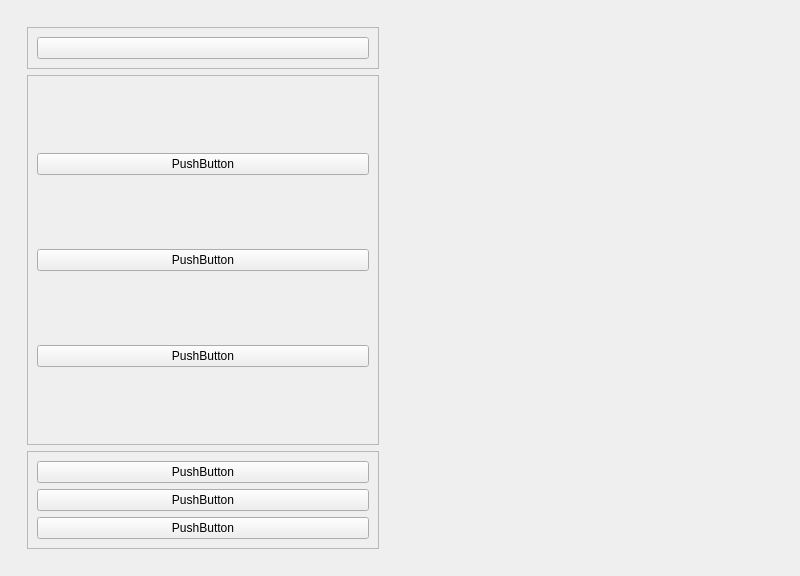
<?xml version="1.0" encoding="UTF-8"?>
<ui version="4.0">
 <class>MainWindow</class>
 <widget class="QMainWindow" name="MainWindow">
  <property name="geometry">
   <rect>
    <x>0</x>
    <y>0</y>
    <width>800</width>
    <height>576</height>
   </rect>
  </property>
  <property name="windowTitle">
   <string>MainWindow</string>
  </property>
  <widget class="QWidget" name="centralwidget">
   <layout class="QHBoxLayout" name="horizontalLayout">
    <item>
     <widget class="QWidget" name="leftMenuContainer" native="true">
      <layout class="QVBoxLayout" name="verticalLayout">
       <item>
        <widget class="QWidget" name="leftSubMenuContainer" native="true">
         <layout class="QVBoxLayout" name="verticalLayout_2">
          <item alignment="Qt::AlignTop">
           <widget class="QFrame" name="frame">
            <property name="frameShape">
             <enum>QFrame::StyledPanel</enum>
            </property>
            <property name="frameShadow">
             <enum>QFrame::Raised</enum>
            </property>
            <layout class="QVBoxLayout" name="verticalLayout_3">
             <item>
              <widget class="QPushButton" name="menuBtn">
               <property name="text">
                <string/>
               </property>
               <property name="icon">
                <iconset resource="resources.qrc">
                 <normaloff>:/icons/icons/align-justify.svg</normaloff>:/icons/icons/align-justify.svg</iconset>
               </property>
               <property name="iconSize">
                <size>
                 <width>24</width>
                 <height>24</height>
                </size>
               </property>
              </widget>
             </item>
            </layout>
           </widget>
          </item>
          <item>
           <widget class="QFrame" name="frame_2">
            <property name="sizePolicy">
             <sizepolicy hsizetype="Preferred" vsizetype="Expanding">
              <horstretch>0</horstretch>
              <verstretch>0</verstretch>
             </sizepolicy>
            </property>
            <property name="frameShape">
             <enum>QFrame::StyledPanel</enum>
            </property>
            <property name="frameShadow">
             <enum>QFrame::Raised</enum>
            </property>
            <layout class="QVBoxLayout" name="verticalLayout_4">
             <item>
              <widget class="QPushButton" name="pushButton_2">
               <property name="text">
                <string>PushButton</string>
               </property>
              </widget>
             </item>
             <item>
              <widget class="QPushButton" name="pushButton_3">
               <property name="text">
                <string>PushButton</string>
               </property>
              </widget>
             </item>
             <item>
              <widget class="QPushButton" name="pushButton_4">
               <property name="text">
                <string>PushButton</string>
               </property>
              </widget>
             </item>
            </layout>
           </widget>
          </item>
          <item>
           <widget class="QFrame" name="frame_3">
            <property name="frameShape">
             <enum>QFrame::StyledPanel</enum>
            </property>
            <property name="frameShadow">
             <enum>QFrame::Raised</enum>
            </property>
            <layout class="QVBoxLayout" name="verticalLayout_5">
             <item>
              <widget class="QPushButton" name="pushButton_5">
               <property name="text">
                <string>PushButton</string>
               </property>
              </widget>
             </item>
             <item>
              <widget class="QPushButton" name="pushButton_6">
               <property name="text">
                <string>PushButton</string>
               </property>
              </widget>
             </item>
             <item>
              <widget class="QPushButton" name="pushButton_7">
               <property name="text">
                <string>PushButton</string>
               </property>
              </widget>
             </item>
            </layout>
           </widget>
          </item>
         </layout>
        </widget>
       </item>
      </layout>
     </widget>
    </item>
    <item>
     <widget class="QWidget" name="mainBodyContainer" native="true"/>
    </item>
   </layout>
  </widget>
 </widget>
 <resources>
  <include location="resources.qrc"/>
 </resources>
 <connections/>
</ui>
